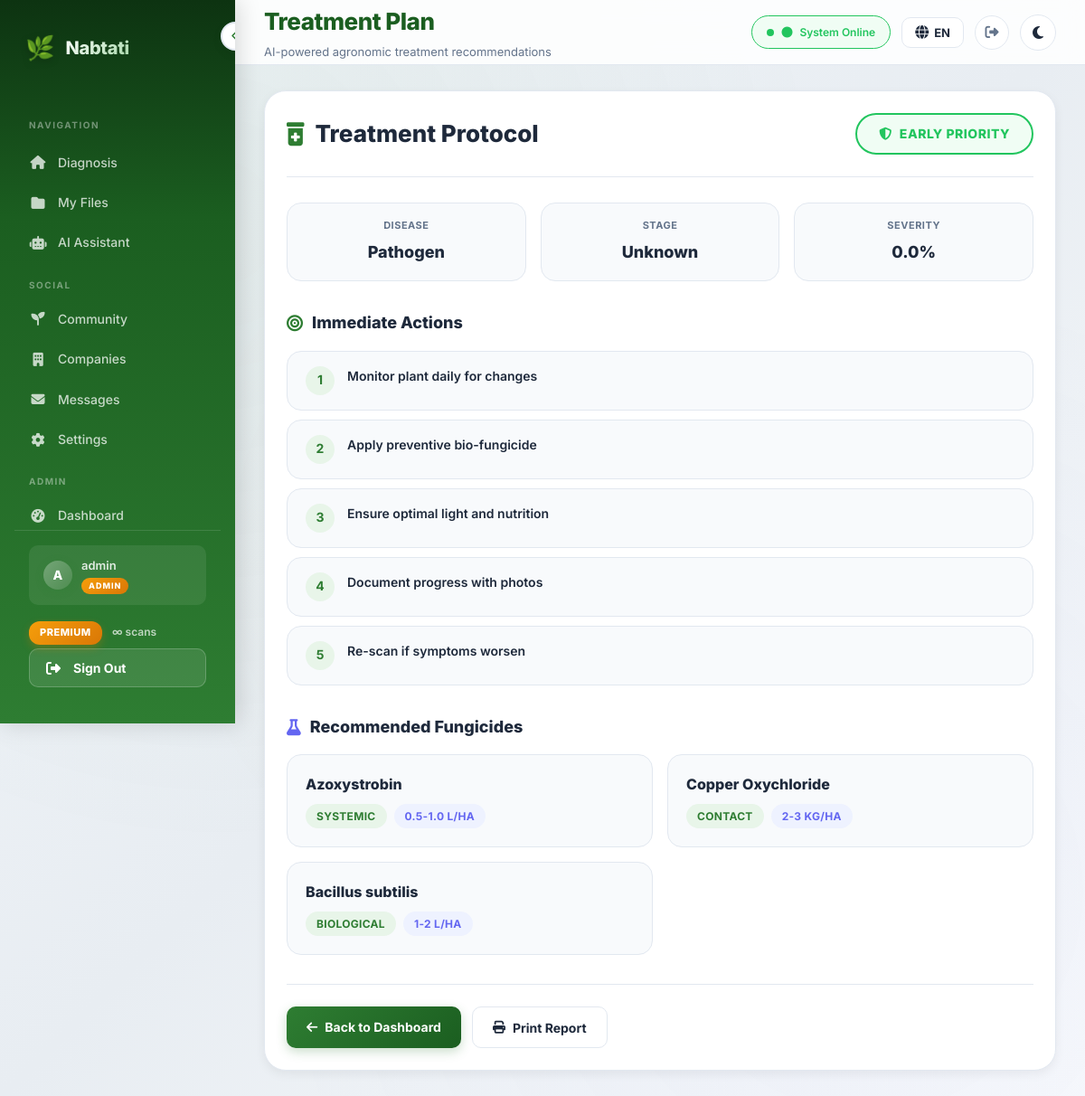
The page /treatment/ (signed in) on the database its author committed.
### analysis/models.py (models this page shows, shortened)
class CustomUser(AbstractUser):
    email = models.EmailField(unique=True)
    email_verified = models.BooleanField(default=False)
    birth_date = models.DateField(null=True, blank=True)
    PURPOSE_CHOICES = [
        ("farmer", "Farmer"),
        ("company", "Company"),
        ("other", "Other"),
    ]
    purpose = models.CharField(
        max_length=20,
        choices=PURPOSE_CHOICES,
        default="other",
    )
    user_code = models.CharField(
        max_length=6,
        unique=True,
        default=generate_user_code,
    )
    avatar = models.ImageField(upload_to="avatars/", null=True, blank=True)
    bio = models.TextField(max_length=500, blank=True)
    location = models.CharField(max_length=100, blank=True)
    crops_of_interest = models.JSONField(default=list, blank=True)
    role = models.CharField(
        max_length=10,
        choices=ROLE_CHOICES,
        default="user",
    )
    plan_type = models.CharField(
        max_length=10,
        choices=PLAN_CHOICES,
        default="free",
    )
    subscription_start = models.DateTimeField(null=True, blank=True)
    subscription_end = models.DateTimeField(null=True, blank=True)
    daily_scan_count = models.PositiveIntegerField(default=0)
    last_scan_date = models.DateField(null=True, blank=True)
    total_scans_count = models.PositiveIntegerField(default=0)
    class Meta:
        verbose_name = "User"
        verbose_name_plural = "Users"
    def get_display_name(self):
        if self.role == "company":
            try:
                return self.company_profile.company_name
            except Exception:
                return self.get_full_name() or self.username
        return self.get_full_name() or self.username
    @property
    def is_expert(self):
        return self.role == "expert"
    @property
    def is_admin_role(self):
        return self.role == "admin" or self.is_staff
    @property
    def effective_plan_type(self):
        if self.is_staff:
            return "premium"
        return self.plan_type
    @property
    def plan_config(self):
        return PLAN_CONFIG.get(self.effective_plan_type, PLAN_CONFIG["free"])
    def get_daily_limit(self):
        return self.plan_config["daily_limit"]
    def remaining_scans_today(self):
        from django.utils import timezone as tz
        self._reset_daily_count_if_needed(tz.localdate())
        limit = self.get_daily_limit()
        if limit is None:
            return None
        return max(0, limit - self.daily_scan_count)
    def can_use_chat(self):
        if self.is_staff:
            return True
        return self.plan_type == "premium"
    def check_and_expire_subscription(self):
        if self.is_staff:
            return False  # Staff never expire
    def _reset_daily_count_if_needed(self, today):
        if self.last_scan_date != today:
            self.daily_scan_count = 0
            self.last_scan_date = today
            self.save(update_fields=["daily_scan_count", "last_scan_date"])

### analysis/views.py (the view, shortened to what this page needs)
# urls.py: path("treatment/", views.treatment_view, name="treatment"),
def treatment_view(request):
    stage = request.GET.get("stage", "Unknown")
    ratio = request.GET.get("ratio", "0")
    disease = request.GET.get("disease", "")
    try:
        ratio_val = float(ratio)
    except (ValueError, TypeError):
        ratio_val = 0.0
    if ratio_val >= 70:
        urgency = "critical"
        actions = [
            "Isolate affected plants immediately",
            "Remove severely infected leaves/plants",
            "Apply systemic fungicide within 24 hours",
            "Consult agricultural specialist",
            "Monitor neighboring plants daily",
        ]
    else:
        urgency = "early"
        actions = [
            "Monitor plant daily for changes",
            "Apply preventive bio-fungicide",
            "Ensure optimal light and nutrition",
            "Document progress with photos",
            "Re-scan if symptoms worsen",
        ]
    fungicides = [
        {"name": "Azoxystrobin", "type": "Systemic", "dosage": "0.5-1.0 L/ha"},
        {"name": "Copper Oxychloride", "type": "Contact", "dosage": "2-3 kg/ha"},
        {"name": "Bacillus subtilis", "type": "Biological", "dosage": "1-2 L/ha"},
    ]
    context = {
        "stage": stage,
        "ratio": ratio_val,
        "disease": disease,
        "urgency": urgency,
        "actions": actions,
        "fungicides": fungicides,
        "back_url": request.META.get("HTTP_REFERER", "/"),
    }
    return render(request, "analysis/treatment.html", context)

### experts/services.py (called while the page is built)
def get_unread_count(user: CustomUser) -> int:
    from experts.models import Message, Conversation
    from django.db.models import Q
    conversations = Conversation.objects.filter(Q(user=user) | Q(expert=user))
    return Message.objects.filter(
        conversation__in=conversations,
        is_read=False,
    ).exclude(sender=user).count()

### analysis/templates/analysis/treatment.html (shortened to what this page needs)
{% extends "analysis/base.html" %}
{% load static %}
{% block header_title %}Treatment Plan{% endblock %}
{% block header_subtitle %}AI-powered agronomic treatment recommendations{% endblock %}
{% block content %}
    <div class="card" style="max-width: 900px; margin: 0 auto;" data-animate>
        <div class="treatment-header">
            <div class="treatment-title">
                <i class="fas fa-prescription-bottle-medical"></i>
                Treatment Protocol
            </div>
            <div class="urgency-badge {{ urgency }}">
                {% if urgency == 'critical' %}
                    <i class="fas fa-exclamation-triangle"></i>
                {% elif urgency == 'moderate' %}
                    <i class="fas fa-exclamation-circle"></i>
                {% else %}
                    <i class="fas fa-shield-halved"></i>
                {% endif %}
                {{ urgency|upper }} PRIORITY
            </div>
        </div>
        <div class="disease-summary" data-animate>
            <div class="summary-item">
                <div class="summary-label">Disease</div>
                <div class="summary-value">{{ disease|default:"Pathogen" }}</div>
            </div>
            <div class="summary-item">
                <div class="summary-label">Stage</div>
                <div class="summary-value">{{ stage }}</div>
            </div>
            <div class="summary-item">
                <div class="summary-label">Severity</div>
                <div class="summary-value">{{ ratio }}%</div>
            </div>
        </div>
        <div class="actions-section" data-animate>
            <h3 class="actions-title">
                <i class="fas fa-bullseye"></i> Immediate Actions
            </h3>
            <ul class="action-list">
                {% for action in actions %}
                <li class="action-item">
                    <div class="action-icon">{{ forloop.counter }}</div>
                    <div class="action-text">{{ action }}</div>
                </li>
                {% endfor %}
            </ul>
        </div>
        <div class="fungicide-section" data-animate>
            <h3 class="fungicide-title">
                <i class="fas fa-flask"></i> Recommended Fungicides
            </h3>
            <div class="fungicide-grid">
                {% for f in fungicides %}
                <div class="fungicide-item">
                    <div class="fungicide-name">{{ f.name }}</div>
                    <div class="fungicide-meta">
                        <span class="badge badge-primary">{{ f.type }}</span>
                        <span class="badge badge-info">{{ f.dosage }}</span>
                    </div>
                </div>
                {% endfor %}
            </div>
        </div>
        <div class="back-section">
            <a href="{% url 'home' %}" class="btn btn-primary">
                <i class="fas fa-arrow-left"></i> Back to Dashboard
            </a>
            <button onclick="window.print()" class="btn btn-secondary">
                <i class="fas fa-print"></i> Print Report
            </button>
        </div>
    </div>
{% endblock %}

### analysis/templates/analysis/base.html (shortened to what this page needs)
{% load static %}
{% load i18n %}
<!DOCTYPE html>
<html lang="{{ LANGUAGE_CODE }}" dir="{% if LANGUAGE_CODE == 'ar' %}rtl{% else %}ltr{% endif %}" data-theme="light">
<head>
    <link href="https://cdnjs.cloudflare.com/ajax/libs/font-awesome/6.4.0/css/all.min.css" rel="stylesheet">
    <link rel="stylesheet" href="{% static 'css/style.css' %}">
    <link rel="stylesheet" href="{% static 'css/mobile.css' %}">
</head>
<body>
    <aside class="sidebar" id="sidebar" role="navigation" aria-label="{% trans 'Main navigation' %}" style="display:flex;flex-direction:column;">
        <button class="toggle-btn" onclick="toggleSidebar()" aria-label="{% trans 'Toggle sidebar' %}" aria-expanded="true">
            <i class="fas fa-chevron-left"></i>
        </button>
        <div class="logo">
            <span class="logo-icon">🌿</span>
            <span class="logo-text">Nabtati</span>
        </div>
        <div class="nav-section-label">{% trans "Navigation" %}</div>
        <div style="flex:1;overflow-y:auto;">
        <nav>
            <a href="{% url 'home' %}" class="nav {% block nav_home %}{% endblock %}" {% block nav_home_aria %}{% endblock %}>
                <i class="fas fa-home"></i>
                <span class="nav-text">{% trans "Diagnosis" %}</span>
            </a>
            <a href="{% url 'my_files' %}" class="nav {% block nav_files %}{% endblock %}" {% block nav_files_aria %}{% endblock %}>
                <i class="fas fa-folder"></i>
                <span class="nav-text">{% trans "My Files" %}</span>
            </a>
            <a href="{% url 'assistant' %}" class="nav {% block nav_assistant %}{% endblock %}" {% block nav_assistant_aria %}{% endblock %}>
                <i class="fas fa-robot"></i>
                <span class="nav-text">{% trans "AI Assistant" %}</span>
            </a>
            <div class="nav-section-label">{% trans "Social" %}</div>
            <a href="{% url 'community:feed' %}" class="nav {% block nav_community %}{% endblock %}">
                <i class="fas fa-seedling"></i>
                <span class="nav-text">{% trans "Community" %}</span>
            </a>
            <a href="{% url 'companies:directory' %}" class="nav {% block nav_companies %}{% endblock %}">
                <i class="fas fa-building"></i>
                <span class="nav-text">{% trans "Companies" %}</span>
            </a>
            <a href="{% url 'companies:user_messages' %}" class="nav {% block nav_user_messages %}{% endblock %}">
                <i class="fas fa-envelope"></i>
                <span class="nav-text">{% trans "Messages" %}</span>
            </a>
            <a href="{% url 'settings' %}" class="nav {% block nav_settings %}{% endblock %}">
                <i class="fas fa-cog"></i>
                <span class="nav-text">{% trans "Settings" %}</span>
            </a>
        </nav>
        {% if user.is_staff %}
        <div class="nav-section-label">{% trans "Admin" %}</div>
        <nav>
            <a href="{% url 'manager:dashboard' %}" class="nav {% block nav_admin_dashboard %}{% endblock %}">
                <i class="fas fa-gauge-high"></i>
                <span class="nav-text">{% trans "Dashboard" %}</span>
            </a>
        </nav>
        {% endif %}
        </div>
        <div class="sidebar-footer">
            {% if user.is_authenticated %}
            <div class="user-info">
                <div class="user-avatar">{{ user.username|make_list|first|upper }}</div>
                <span class="nav-text user-name">
                    {{ user.get_display_name }}
                    {% if user.is_staff %}
                    <span class="admin-badge-sm">{% trans "ADMIN" %}</span>
                    {% endif %}
                </span>
            </div>
            <div class="nav-text plan-info-sidebar" style="padding: 10px 0 4px 0; font-size: 12px;">
                <span class="plan-badge plan-badge-{{ plan_type }}" style="
                    display: inline-block;
                    padding: 4px 12px;
                    border-radius: 12px;
                    font-size: 11px;
                    font-weight: 800;
                    letter-spacing: 0.5px;
                    text-transform: uppercase;
                    {% if plan_type == 'premium' %}
                        background: linear-gradient(135deg, #f59e0b, #d97706);
                        color: #fff;
                        box-shadow: 0 4px 10px rgba(217, 119, 6, 0.3);
                    {% elif plan_type == 'basic' %}
                        background: linear-gradient(135deg, #6366f1, #4f46e5);
                        color: #fff;
                        box-shadow: 0 4px 10px rgba(79, 70, 229, 0.3);
                    {% else %}
                        background: #fff;
                        color: var(--primary);
                        box-shadow: 0 4px 10px rgba(0,0,0,0.1);
                    {% endif %}
                ">{{ plan_label }}</span>
                {% if daily_limit is not None %}
                <span style="color: rgba(255,255,255,0.7); margin-left: 8px; font-weight: 600;">
                    {{ remaining_scans }}/{{ daily_limit }} {% trans "scans" %}
                </span>
                {% else %}
                <span style="color: rgba(255,255,255,0.7); margin-left: 8px; font-weight: 600;">
                    ∞ {% trans "scans" %}
                </span>
                {% endif %}
            </div>
            <button class="sidebar-logout-btn" onclick="confirmLogout()" data-logout-url="{% url 'logout' %}">
                <i class="fas fa-right-from-bracket"></i>
                <span class="nav-text">{% trans "Sign Out" %}</span>
            </button>
            {% else %}
            <a href="{% url 'login' %}" class="nav">
                <i class="fas fa-sign-in-alt"></i>
                <span class="nav-text">{% trans "Login" %}</span>
            </a>
            {% endif %}
        </div>
    </aside>
    <div class="main-wrapper">
        <header class="header desktop-header">
            <div>
                <h1 class="header-title">{% block header_title %}Nabtati{% endblock %}</h1>
                <p class="header-subtitle">{% block header_subtitle %}{% endblock %}</p>
            </div>
            <div class="header-actions">
                {% block header_actions %}
                <span class="status-badge" role="status" aria-live="polite">
                    <i class="fas fa-circle"></i> {% trans "System Online" %}
                </span>
                {% endblock %}
                <div class="lang-switcher" id="langSwitcher">
                    <button class="lang-btn" id="langToggle" type="button" aria-label="{% trans 'Change language' %}">
                        <i class="fas fa-globe"></i>
                        <span>{{ LANGUAGE_CODE|upper }}</span>
                    </button>
                </div>
                {% if user.is_authenticated %}
                <button class="header-logout-btn" onclick="confirmLogout()" data-logout-url="{% url 'logout' %}" title="{% trans 'Sign Out' %}">
                    <i class="fas fa-right-from-bracket"></i>
                </button>
                {% endif %}
                <button class="theme-toggle desktop-theme-toggle" onclick="toggleTheme()" aria-label="{% trans 'Toggle dark mode' %}">
                    <i class="fas fa-moon" id="theme-icon"></i>
                </button>
            </div>
        </header>
        <main class="content" id="main-content">
            {% block content %}{% endblock %}
        </main>
    </div>
</body>
</html>

### static/css/mobile.css (style rules this page uses)
.user-info { display: flex; align-items: center; gap: 10px; padding: 12px 16px; margin-bottom: 8px; border-radius: var(--radius-sm); background: rgba(255, 255, 255, 0.08); }
.user-avatar { width: 32px; height: 32px; border-radius: 50%; background: linear-gradient(135deg, rgba(255,255,255,0.3), rgba(255,255,255,0.1)); display: flex; align-items: center; justify-content: center; font-weight: 800; font-size: 14px; color: white; flex-shrink: 0; }
.user-name { font-size: 13px; font-weight: 600; color: rgba(255,255,255,0.85); }
@media (min-width: 320px) { .header-title { font-size: clamp(18px, 4vw, 26px); } }

### rows shown on the page
CustomUser: username|make_list "A", get_display_name "admin", plan_type "PREMIUM"

### other values the page prints
{{ LANGUAGE_CODE|upper }} "EN"
{{ urgency|upper }} "EARLY"
{{ disease|default:"Pathogen" }} "Pathogen"
{{ stage }} "Unknown"
{{ ratio }} "0.0"
{{ action }} "Monitor plant daily for changes" "Apply preventive bio-fungicide" "Ensure optimal light and nutrition" "Document progress with photos" "Re-scan if symptoms worsen"
{{ f.name }} "Azoxystrobin" "Copper Oxychloride" "Bacillus subtilis"
{{ f.type }} "SYSTEMIC" "CONTACT" "BIOLOGICAL"
{{ f.dosage }} "0.5-1.0 L/HA" "2-3 KG/HA" "1-2 L/HA"
